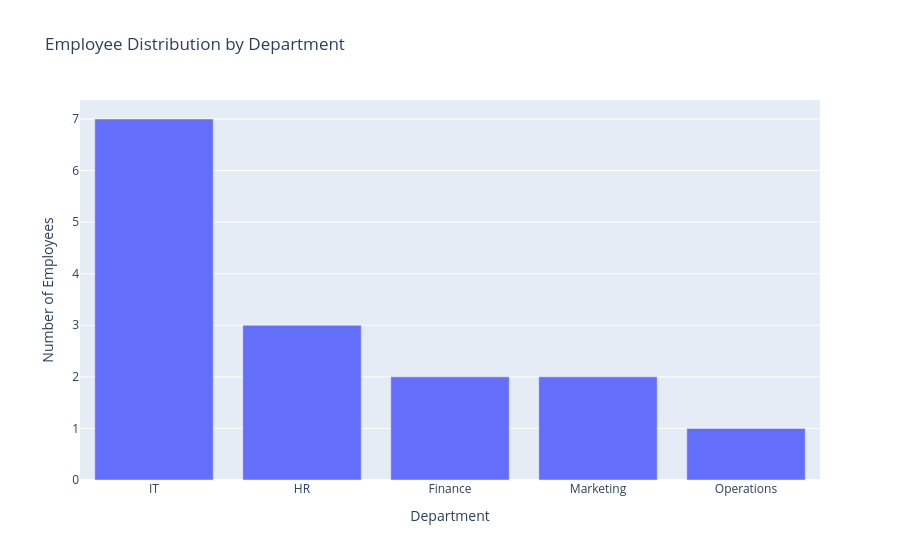

The cell this chart's notebook holds for it:
### Code cell
fig = px.bar(
    x=department_count.index,
    y=department_count.values,
    title="Employee Distribution by Department",
    labels={
        "x": "Department",
        "y": "Number of Employees"
    }
)

fig.show()

### Figure 1 — Plotly figure (JSON) as saved in the notebook; plotly's stock layout.template omitted (floating-point values rounded to 4 significant figures)
{"data": [{"hovertemplate": "Department=%{x}<br>Number of Employees=%{y}<extra></extra>", "legendgroup": "", "marker": {"color": "#636efa", "pattern": {"shape": ""}}, "name": "", "orientation": "v", "showlegend": false, "textposition": "auto", "type": "bar", "x": ["IT", "HR", "Finance", "Marketing", "Operations"], "xaxis": "x", "y": [7, 3, 2, 2, 1], "yaxis": "y"}], "layout": {"barmode": "relative", "legend": {"tracegroupgap": 0}, "title": {"text": "Employee Distribution by Department"}, "xaxis": {"anchor": "y", "domain": [0, 1], "title": {"text": "Department"}}, "yaxis": {"anchor": "x", "domain": [0, 1], "title": {"text": "Number of Employees"}}}}
